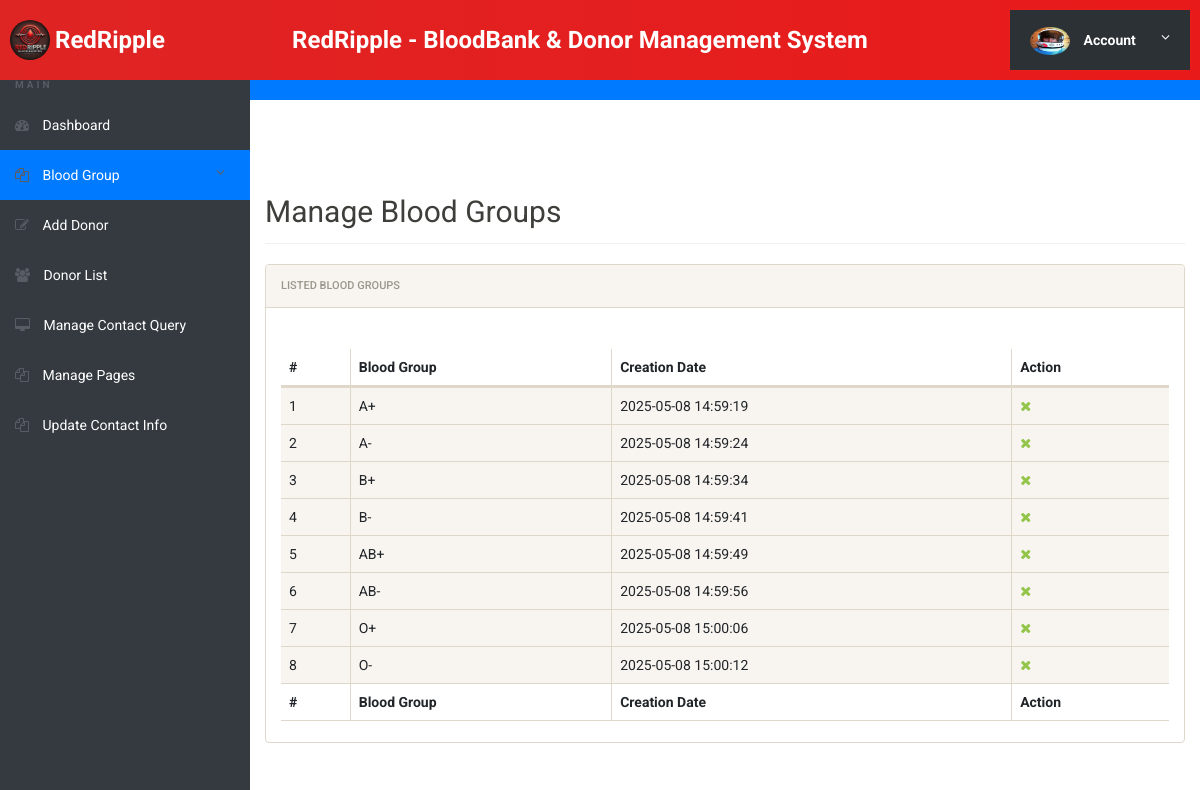
/bbdms/admin/manage-bloodgroup.php (signed in), run on the app's committed database.
### tables this page shows
CREATE TABLE `tblbloodgroup` (
  `id` int(11) NOT NULL,
  `BloodGroup` varchar(20) DEFAULT NULL,
  `PostingDate` timestamp NOT NULL DEFAULT current_timestamp()
);

### bbdms/admin/manage-bloodgroup.php (the view, shortened to what this page needs)
<?php
include('includes/config.php');
if(strlen($_SESSION['alogin'])==0) {
    header('location:index.php');
} else {
?>
<!doctype html>
<html lang="en" class="no-js">
<head>
    <link rel="stylesheet" href="css/font-awesome.min.css">
    <link rel="stylesheet" href="css/bootstrap.min.css">
    <link rel="stylesheet" href="css/dataTables.bootstrap.min.css">
    <link rel="stylesheet" href="css/bootstrap-social.css">
    <link rel="stylesheet" href="css/bootstrap-select.css">
    <link rel="stylesheet" href="css/fileinput.min.css">
    <link rel="stylesheet" href="css/awesome-bootstrap-checkbox.css">
    <link rel="stylesheet" href="css/style.css">
</head>
<body>
    <?php include('includes/header.php'); ?>
    <div class="ts-main-content">
        <?php include('includes/leftbar.php'); ?>
        <div class="content-wrapper">
            <div class="container-fluid">
                <div class="row">
                    <div class="col-md-12">
                        <h2 class="page-title">Manage Blood Groups</h2>
                        <div class="panel panel-default">
                            <div class="panel-heading">Listed Blood Groups</div>
                            <div class="panel-body">
                                <div class="table-responsive">
                                    <table id="zctb" class="display table table-striped table-bordered table-hover" cellspacing="0" width="100%">
                                        <thead>
                                            <tr>
                                                <th>#</th>
                                                <th>Blood Group</th>
                                                <th>Creation Date</th>
                                                <th>Action</th>
                                            </tr>
                                        </thead>
                                        <tfoot>
                                            <tr>
                                                <th>#</th>
                                                <th>Blood Group</th>
                                                <th>Creation Date</th>
                                                <th>Action</th>
                                            </tr>
                                        </tfoot>
                                        <tbody>
                                            <?php
                                            $sql = "SELECT * FROM tblbloodgroup";
                                            $query = $dbh->prepare($sql);
                                            $query->execute();
                                            $results = $query->fetchAll(PDO::FETCH_OBJ);
                                            $cnt = 1;
                                            if($query->rowCount() > 0) {
                                                foreach($results as $result) { ?>
                                                    <tr class="clickable-row" data-id="<?php echo $result->id; ?>">
                                                        <td><?php echo htmlentities($cnt); ?></td>
                                                        <td><?php echo htmlentities($result->BloodGroup); ?></td>
                                                        <td><?php echo htmlentities($result->PostingDate); ?></td>
                                                        <td>
                                                            <a href="manage-bloodgroup.php?del=<?php echo $result->id; ?>" onclick="return confirm('Do you want to delete?');" title="Delete">
                                                                <i class="fa fa-close"></i>
                                                            </a>
                                                        </td>
                                                    </tr>
                                                <?php
                                                    $cnt++;
                                                }
                                            } else {
                                                echo "<tr><td colspan='4'>No Blood Groups Found</td></tr>";
                                            } ?>
                                        </tbody>
                                    </table>
                                </div>
                            </div>
                        </div>
                    </div>
                </div>
            </div>
        </div>
    </div>
</body>
</html>
<?php } ?>

### bbdms/admin/css/style.css (style rules this page uses)
html { font-size: 14px; }
@media only screen and (min-width: 480px) { html { font-size: 17px; } }
@media only screen and (min-width: 768px) { html { font-size: 14px; } }
body { font-size: 1em; }
a { color: #37a6c4; }
.panel { overflow: hidden; }
.page-title { padding-bottom: 15px; margin-bottom: 20px; border-bottom: 1px solid #f0f0f0; }
.ts-main-content .content-wrapper { padding-top: 15px; margin-top: 60px; }
@media only screen and (min-width: 992px) { .ts-main-content .content-wrapper { margin-left: 250px; } }

### bbdms/admin/manage-bloodgroup.php (style rules this page uses)
.table-responsive { margin-top: 20px; }

### bbdms/admin/includes/header.php (style rules this page uses)
:root { --font-family: 'Poppins', sans-serif; --primary-color: #37a6c4; --primary-dark: #2c849c; --background-color: #f0f0f0; --text-color: #222; --white-color: #fff; }
body { font-family: var(--font-family); background-color: var(--background-color); color: var(--text-color); }

### bbdms/admin/includes/leftbar.php (style rules this page uses)
body { display: flex; flex-direction: column; min-height: 100vh; margin: 0; }

### data on the page
tblbloodgroup: BloodGroup "A+", PostingDate "2025-05-08 14:59:19"
tblbloodgroup: BloodGroup "A-", PostingDate "2025-05-08 14:59:24"
tblbloodgroup: BloodGroup "B+", PostingDate "2025-05-08 14:59:34"
tblbloodgroup: BloodGroup "B-", PostingDate "2025-05-08 14:59:41"
tblbloodgroup: BloodGroup "AB+", PostingDate "2025-05-08 14:59:49"
tblbloodgroup: BloodGroup "AB-", PostingDate "2025-05-08 14:59:56"
tblbloodgroup: BloodGroup "O+", PostingDate "2025-05-08 15:00:06"
tblbloodgroup: BloodGroup "O-", PostingDate "2025-05-08 15:00:12"
